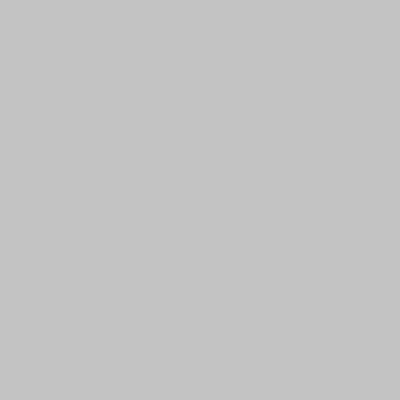
Frame 1 (no input)
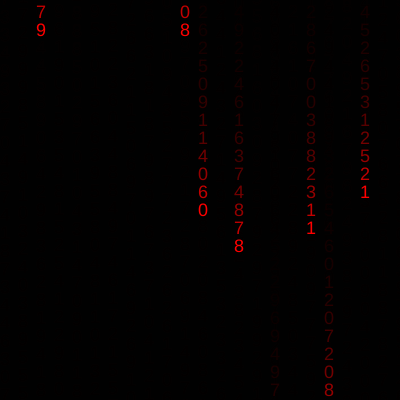
Frame 60 (no input)
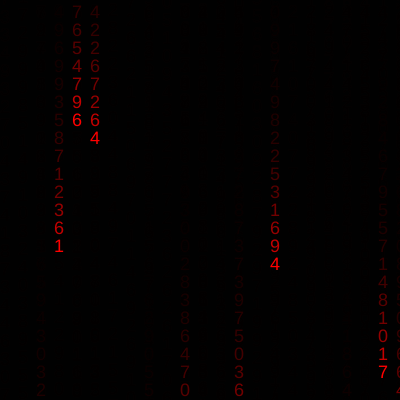
Frame 120 (the mouse pressed at the canvas centre since frame 60)

The p5.js sketch that drew these frames (run headless with seeded random() and noise() and a simulated clock; from frame 60 on, the mouse is pressed at the canvas centre):

// p5.js sketch
// ── sketch.js
var colonnes = [];
var taille = 18;

function setup() {
  createCanvas(400, 400);
  textSize(taille);
  // une position de depart par colonne
  for (var i = 0; i < width / taille; i++) {
    colonnes.push(random(-20, 0));
  }
}

function draw() {
  background(0, 60);
  fill(255, 0, 0);

  for (var i = 0; i < colonnes.length; i++) {
    // un chiffre au hasard de 0 a 9
    var chiffre = floor(random(10));
    var y = colonnes[i] * taille;
    text(chiffre, i * taille, y);

    // quand c'est trop bas, on repart en haut
    if (y > height && random(1) > 0.975) {
      colonnes[i] = 0;
    }
    colonnes[i] += 1;
  }
}
